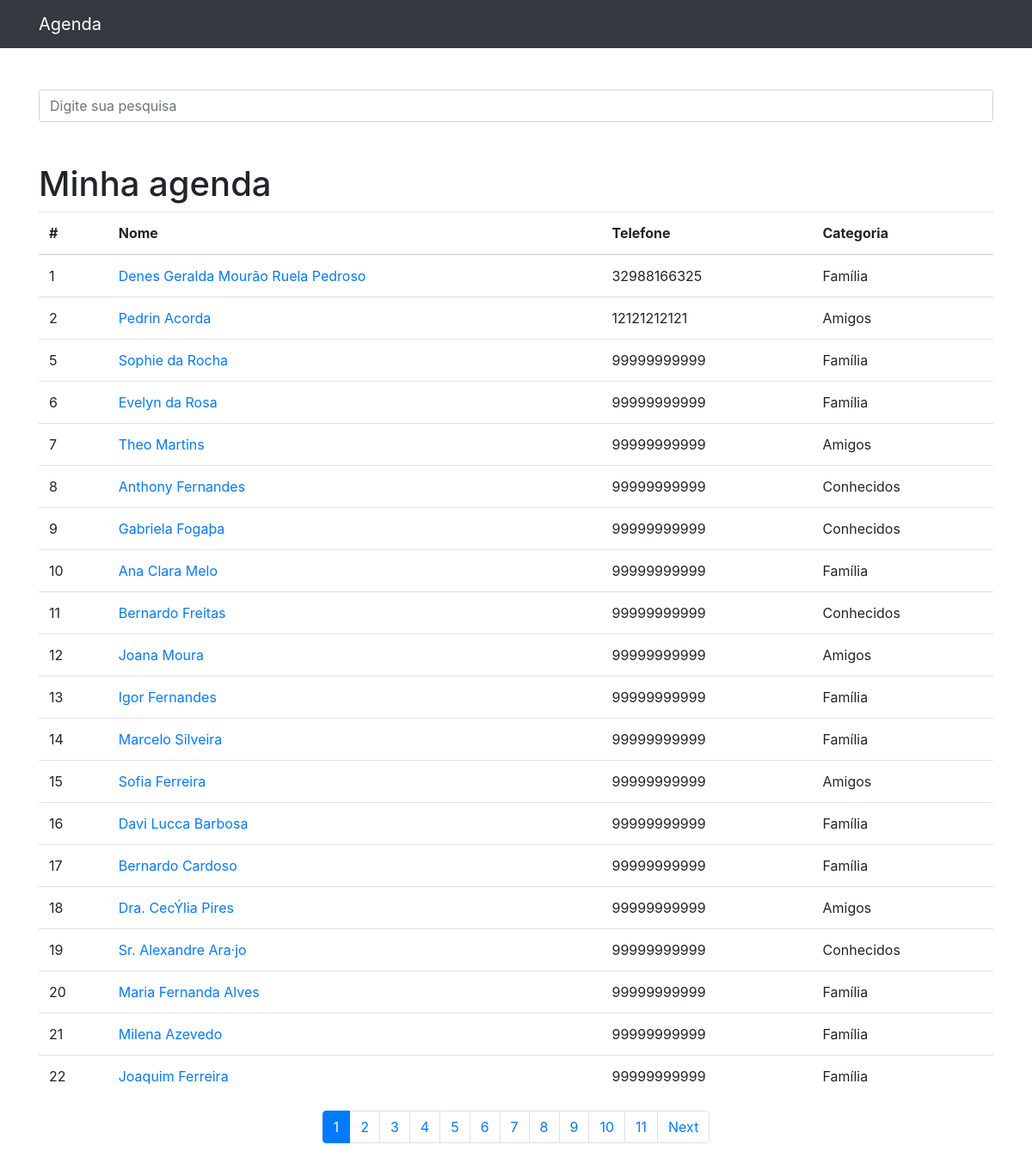
The page / on the database its author committed.
### contatos/models.py (models this page shows, shortened)
class Contato(models.Model):
    nome = models.CharField(max_length=255)
    sobrenome = models.CharField(max_length=255, blank=True)
    telefone = models.CharField(max_length=11)
    email = models.CharField(max_length=255,blank=True)
    data_criacao = models.DateTimeField(default=timezone.now)
    descricao = models.TextField(blank=True)
    categoria = models.ForeignKey(Categoria, on_delete=models.DO_NOTHING)
    mostrar = models.BooleanField(default=True)
    foto = models.ImageField(
                            blank=True,
                            upload_to='fotos/%Y/%m/%d' # cria uma pasta para cada dia em que acontecer um upload
                            )                           # posso configurar da forma que eu desejar

class Categoria(models.Model):
    nome = models.CharField(max_length=255)

### contatos/views.py (the view)
# urls.py: path('', views.index,name='index'),
def index(request):
    contatos = Contato.objects.order_by('id').filter(mostrar=True) # Filtrando contatos que tenham o campo mostrar igual a True
    paginator = Paginator(contatos,20)
    page = request.GET.get('p')
    contatos = paginator.get_page(page)
    return render(request,'contatos/index.html',{
        'contatos': contatos
    })

### contatos/templates/contatos/index.html (shortened to what this page needs)
{% extends "base.html" %}
{% block conteudo %}
  <h1 class="mt-5">Minha agenda</h1>
  <table class="table">
    <thead>
      <tr>
        <th>#</th>
        <th>Nome</th>
        <th>Telefone</th>
        <th>Categoria</th>
      </tr>
    </thead>
    <tbody>
      {% for contato in contatos %}
          <tr>
            <td>{{contato.id}}</td>
            <td>
              <a href="{% url 'ver_contato' contato.id  %}"> {{contato.nome}} {{contato.sobrenome}}</a>
            </td>
            <td>{{contato.telefone}}</td>
            <td>{{contato.categoria.nome}}</td>
          </tr>
      {% endfor %}
    </tbody>
  </table>
  <nav aria-label="Page navigation example">
    <ul class="pagination justify-content-center">
      {% for pagina in contatos.paginator.page_range %}
        {% if contatos.number == pagina %}
          <li class="page-item active">
            <a class="page-link" style ="cursor: pointer;" >{{pagina}}</a>
          </li>
        {% else %}
          <li class="page-item">
            <a class="page-link" href="?p={{pagina}}&termo={{ request.GET.termo }}">{{pagina}}</a>
          </li>
        {% endif %}
      {% endfor %}
      {% if contatos.has_next %}
        <li class="page-item">
          <a class="page-link" href="?p={{ contatos.next_page_number }}&termo={{ request.GET.termo }}">Next</a>
        </li>
      {% endif %}
    </ul>
  </nav>
{% endblock conteudo %}

### templates/base.html (shortened to what this page needs)
{% load static %}
<!DOCTYPE html>
<html lang="pt">
  <head>
    {% include "parcials/_head.html" %}
  </head>
  <body>
    {% include "parcials/_nav.html" %}
    <div class="container">
      <div class="row">
        <div class="col-lg-12">
          <br /><br />
          {% if 'accounts' not in request.path %}
            <form method="get" action="{% url 'busca' %}">
              <div class="form-group row">
                <div class="col-12">
                  <input
                    class="form-control"
                    type="search"
                    value="{{ request.GET.termo }}" {% comment %} Esse value que faz o valor permanecer no form de busca {% endcomment %}
                    id="search-input"
                    placeholder="Digite sua pesquisa"
                    name="termo"
                  />
                </div>
              </div>
            </form>
          {% endif %}
          {% block conteudo %} {% endblock conteudo %}
        </div>
      </div>
    </div>
  </body>
</html>

### templates/parcials/_head.html (shortened to what this page needs)
{%load static%}
<link
  href="{% static 'vendor/bootstrap/css/bootstrap.min.css' %}"
  rel="stylesheet"
/>

### templates/parcials/_nav.html (shortened to what this page needs)
<nav class="navbar navbar-expand-lg navbar-dark bg-dark static-top">
  <div class="container">
    <a class="navbar-brand" href="{% url 'index' %}">Agenda</a>
  </div>
</nav>

### rows shown on the page
Contato: id "1", nome "Denes", sobrenome "Geralda Mourão Ruela Pedroso", telefone "32988166325", categoria.nome "Família"
Contato: id "2", nome "Pedrin", sobrenome "Acorda", telefone "12121212121", categoria.nome "Amigos"
Contato: id "5", nome "Sophie", sobrenome "da Rocha", telefone "99999999999", categoria.nome "Família"
Contato: id "6", nome "Evelyn", sobrenome "da Rosa", telefone "99999999999", categoria.nome "Família"
Contato: id "7", nome "Theo", sobrenome "Martins", telefone "99999999999", categoria.nome "Amigos"
Contato: id "8", nome "Anthony", sobrenome "Fernandes", telefone "99999999999", categoria.nome "Conhecidos"
Contato: id "9", nome "Gabriela", sobrenome "Fogaþa", telefone "99999999999", categoria.nome "Conhecidos"
Contato: id "10", nome "Ana", sobrenome "Clara Melo", telefone "99999999999", categoria.nome "Família"
Contato: id "11", nome "Bernardo", sobrenome "Freitas", telefone "99999999999", categoria.nome "Conhecidos"
Contato: id "12", nome "Joana", sobrenome "Moura", telefone "99999999999", categoria.nome "Amigos"
Contato: id "13", nome "Igor", sobrenome "Fernandes", telefone "99999999999", categoria.nome "Família"
Contato: id "14", nome "Marcelo", sobrenome "Silveira", telefone "99999999999", categoria.nome "Família"
Contato: id "15", nome "Sofia", sobrenome "Ferreira", telefone "99999999999", categoria.nome "Amigos"
Contato: id "16", nome "Davi", sobrenome "Lucca Barbosa", telefone "99999999999", categoria.nome "Família"
Contato: id "17", nome "Bernardo", sobrenome "Cardoso", telefone "99999999999", categoria.nome "Família"
Contato: id "18", nome "Dra.", sobrenome "CecÝlia Pires", telefone "99999999999", categoria.nome "Amigos"
Contato: id "19", nome "Sr.", sobrenome "Alexandre Ara·jo", telefone "99999999999", categoria.nome "Conhecidos"
Contato: id "20", nome "Maria", sobrenome "Fernanda Alves", telefone "99999999999", categoria.nome "Família"
Contato: id "21", nome "Milena", sobrenome "Azevedo", telefone "99999999999", categoria.nome "Família"
Contato: id "22", nome "Joaquim", sobrenome "Ferreira", telefone "99999999999", categoria.nome "Família"

### other values the page prints
{{ pagina }} "1"
{{ pagina }} "2" "3" "4" "5" "6" "7" "8" "9" "10" "11"
